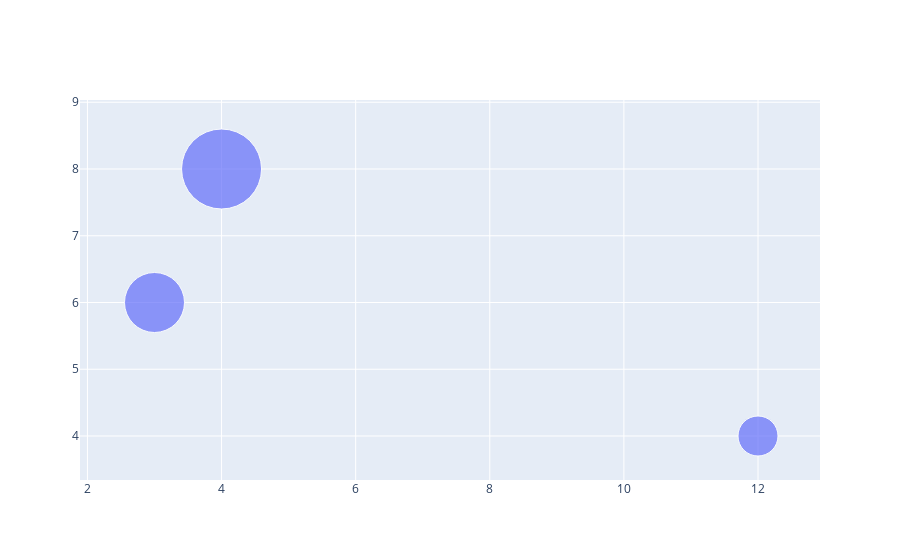

Notebook code for this chart:
### Code cell
fig = go.Figure(go.Scatter(x=x, y=y, mode = "markers", marker_size = [40,60,80,90]))
fig.show()

### Figure 1 — Plotly figure (JSON) as saved in the notebook; plotly's stock layout.template omitted (floating-point values rounded to 4 significant figures)
{"data": [{"marker": {"size": [40, 60, 80, 90]}, "mode": "markers", "type": "scatter", "x": [12, 3, 4], "y": [4, 6, 8, 10]}], "layout": {}}
